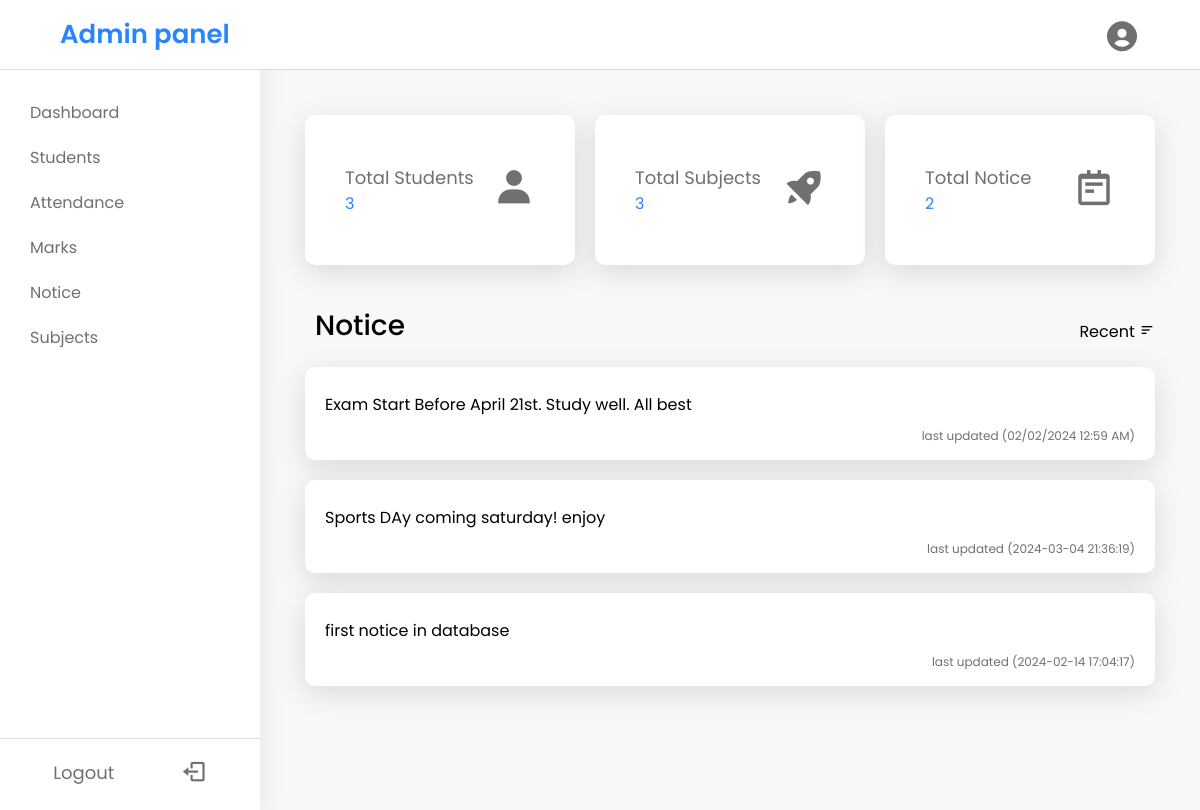
The page /dashboard.php (signed in) on the database as committed earlier.
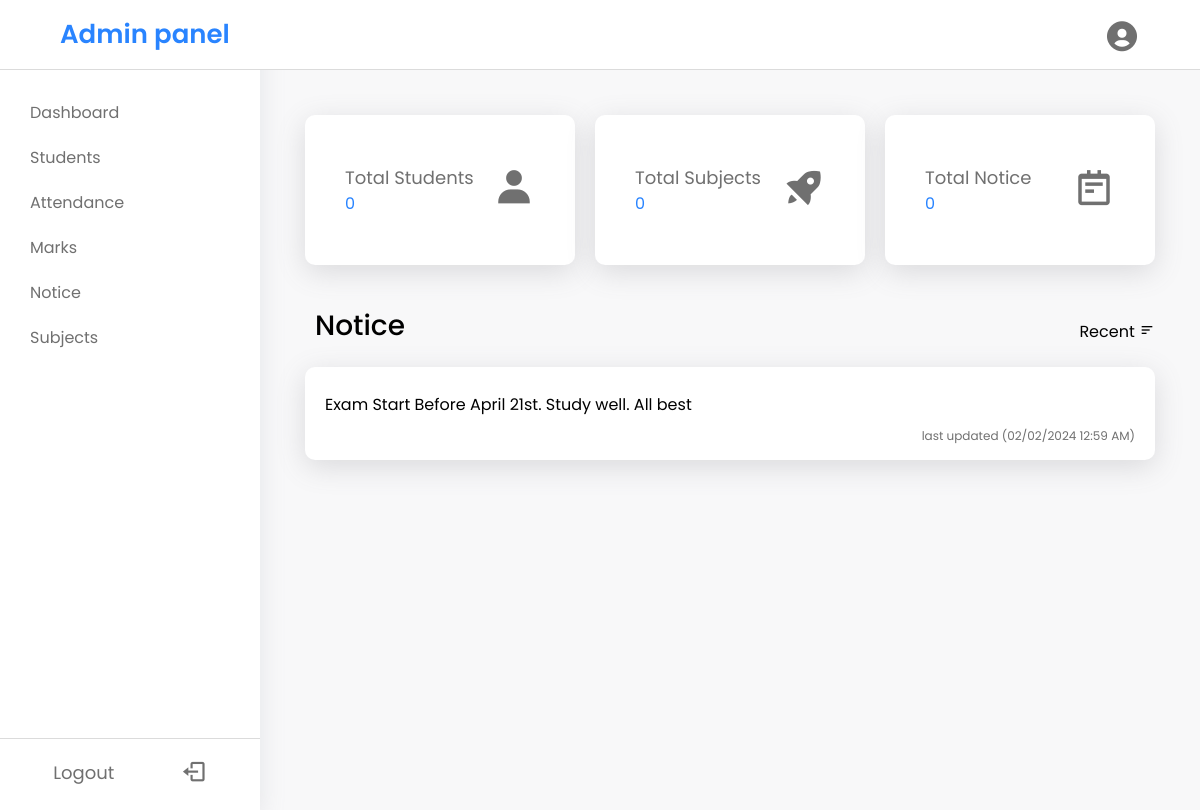
The same page on the database as committed later.
### tables this page shows
CREATE TABLE `notice_details` (
  `notice_id` int(11) NOT NULL,
  `notice_date` datetime NOT NULL DEFAULT current_timestamp(),
  `notice_title` varchar(255) NOT NULL,
  `notice_descripttion` varchar(255) NOT NULL
);

### dashboard.php (the view, shortened to what this page needs)
<!DOCTYPE html>
<html lang="en">
<head>
</head>
<?php include('./Assets/links.php') ?>
<body>
    <div>
        <?php include("./Assets/nav.php") ?>
    </div>
    <div class="body-content">
        <div class="sidemenubar">
            <?php include("./Assets/sidemenu.php") ?>
        </div>
        <div class="main-content">
            <?php
            include('./config/connect.php');
            $studsql = "SELECT * FROM `student_details`";
            $noticesql = "SELECT * FROM `notice_details`";
            $subjectsql = "SELECT * FROM `subject_details`";
            if ($conn->query($studsql) && $conn->query($noticesql) && $conn->query($subjectsql)) {
                $studnumrows = mysqli_num_rows($conn->query($studsql));
                $noticenumrows = mysqli_num_rows($conn->query($noticesql));
                $subjectnumrows = mysqli_num_rows($conn->query($subjectsql));
            }
            ?>
            <div class="dashboard-cards">
                <div class="dcard">
                    <div class="dtitle">
                        <p>Total Students</p>
                        <span><?php echo $studnumrows; ?></span>
                    </div>
                    <div class="dimg"><i class="bx bxs-user"></i></div>
                </div>
                <div class="dcard">
                    <div class="dtitle">
                        <p>Total Subjects</p>
                        <span><?php echo $subjectnumrows; ?></span>
                    </div>
                    <div class="dimg"><i class="bx bxs-rocket"></i></div>
                </div>
                <div class="dcard">
                    <div class="dtitle">
                        <p>Total Notice</p>
                        <span><?php echo $noticenumrows; ?></span>
                    </div>
                    <div class="dimg"><i class="bx bx-notepad"></i></div>
                </div>
            </div>
            <div class="dashboard-notice">
                <div class="dnhead">
                    <p>Notice</p>
                    <span>Recent <i class='bx bx-menu-alt-left'></i></span>
                </div>
                <div class="dnnotice">
                    <div class="dncontent">
                        <p>Exam Start Before April 21st. Study well. All best</p>
                    </div>
                    <div class="dnfoot">
                        <p>last updated (02/02/2024 12:59 AM)</p>
                    </div>
                </div>
                <?php
                $sql = "Select * From `notice_details` Order By `notice_id` Desc  ";
                $result = $conn->query($sql);
                $numrows = mysqli_num_rows($result);
                if ($numrows > 0) {
                    while ($row = mysqli_fetch_assoc($result)) {
                        echo "<div class='dnnotice'>";
                        echo "<div class='dncontent'><p>" . $row['notice_descripttion'] . "</p></div>";
                        echo "<div class='dnfoot'><p>last updated (" . $row['notice_date'] . ")</p></div>";
                        echo "</div>";
                    }
                }
                ?>
            </div>
        </div>
    </div>
</body>
</html>

Rows that differ between the two databases and show on the page:
removed notice_details: notice_descripttion "Sports DAy coming saturday! enjoy", notice_date "2024-03-04 21:36:19"
removed notice_details: notice_descripttion "first notice in database", notice_date "2024-02-14 17:04:17"
Other text that changed with them:
$studnumrows: "3" → "0"
$subjectnumrows: "3" → "0"
$noticenumrows: "2" → "0"
